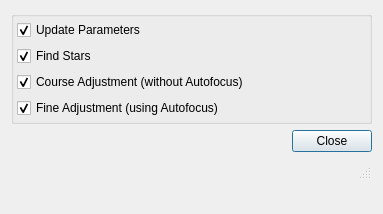
<?xml version="1.0" encoding="UTF-8"?>
<ui version="4.0">
 <class>focusAdvisorDialog</class>
 <widget class="QDialog" name="focusAdvisorDialog">
  <property name="geometry">
   <rect>
    <x>0</x>
    <y>0</y>
    <width>383</width>
    <height>214</height>
   </rect>
  </property>
  <property name="windowTitle">
   <string>Focus Advisor</string>
  </property>
  <layout class="QVBoxLayout" name="verticalLayout">
   <item>
    <widget class="QGroupBox" name="focusAdvGroupBox">
     <property name="title">
      <string/>
     </property>
     <property name="flat">
      <bool>true</bool>
     </property>
     <layout class="QGridLayout" name="gridLayout_2">
      <property name="leftMargin">
       <number>3</number>
      </property>
      <property name="topMargin">
       <number>3</number>
      </property>
      <property name="rightMargin">
       <number>3</number>
      </property>
      <property name="bottomMargin">
       <number>3</number>
      </property>
      <item row="0" column="3">
       <widget class="QCheckBox" name="focusAdvUpdateParams">
        <property name="sizePolicy">
         <sizepolicy hsizetype="Preferred" vsizetype="Fixed">
          <horstretch>0</horstretch>
          <verstretch>0</verstretch>
         </sizepolicy>
        </property>
        <property name="toolTip">
         <string>Check to have Focus Advisor update Focus parameters. Click Help to view the proposed changes.</string>
        </property>
        <property name="text">
         <string>Update Parameters</string>
        </property>
        <property name="checked">
         <bool>true</bool>
        </property>
       </widget>
      </item>
      <item row="1" column="3">
       <widget class="QCheckBox" name="focusAdvFindStars">
        <property name="sizePolicy">
         <sizepolicy hsizetype="Preferred" vsizetype="Fixed">
          <horstretch>0</horstretch>
          <verstretch>0</verstretch>
         </sizepolicy>
        </property>
        <property name="toolTip">
         <string>Check to have Focus Advisor search for stars. If you are close enough to Focus to see stars in the Focus frame then this step is not neccessary.</string>
        </property>
        <property name="text">
         <string>Find Stars</string>
        </property>
        <property name="checked">
         <bool>true</bool>
        </property>
       </widget>
      </item>
      <item row="0" column="4">
       <widget class="QLabel" name="focusAdvUpdateParamsLabel">
        <property name="enabled">
         <bool>false</bool>
        </property>
        <property name="text">
         <string/>
        </property>
       </widget>
      </item>
      <item row="1" column="4">
       <widget class="QLabel" name="focusAdvFindStarsLabel">
        <property name="enabled">
         <bool>true</bool>
        </property>
        <property name="text">
         <string/>
        </property>
       </widget>
      </item>
      <item row="3" column="3">
       <widget class="QCheckBox" name="focusAdvCourseAdj">
        <property name="sizePolicy">
         <sizepolicy hsizetype="Preferred" vsizetype="Fixed">
          <horstretch>0</horstretch>
          <verstretch>0</verstretch>
         </sizepolicy>
        </property>
        <property name="toolTip">
         <string>Check to have Focus Advisor find course focus. This will find an approximate focus position good enough to run Autofocus.</string>
        </property>
        <property name="text">
         <string>Course Adjustment (without Autofocus)</string>
        </property>
        <property name="checked">
         <bool>true</bool>
        </property>
       </widget>
      </item>
      <item row="4" column="3">
       <widget class="QCheckBox" name="focusAdvFineAdj">
        <property name="sizePolicy">
         <sizepolicy hsizetype="Preferred" vsizetype="Fixed">
          <horstretch>0</horstretch>
          <verstretch>0</verstretch>
         </sizepolicy>
        </property>
        <property name="toolTip">
         <string>Check to have Focus Advisor run Autofocus to make fine adjustments to focus parameters.</string>
        </property>
        <property name="text">
         <string>Fine Adjustment (using Autofocus)</string>
        </property>
        <property name="checked">
         <bool>true</bool>
        </property>
       </widget>
      </item>
      <item row="3" column="4">
       <widget class="QLabel" name="focusAdvCourseAdjLabel">
        <property name="text">
         <string/>
        </property>
       </widget>
      </item>
      <item row="4" column="4">
       <widget class="QLabel" name="focusAdvFineAdjLabel">
        <property name="text">
         <string/>
        </property>
       </widget>
      </item>
     </layout>
    </widget>
   </item>
   <item>
    <widget class="QDialogButtonBox" name="focusAdvButtonBox">
     <property name="sizePolicy">
      <sizepolicy hsizetype="Preferred" vsizetype="Fixed">
       <horstretch>0</horstretch>
       <verstretch>0</verstretch>
      </sizepolicy>
     </property>
     <property name="toolTip">
      <string>Close Focus Advisor</string>
     </property>
     <property name="orientation">
      <enum>Qt::Horizontal</enum>
     </property>
     <property name="standardButtons">
      <set>QDialogButtonBox::Close</set>
     </property>
    </widget>
   </item>
   <item>
    <widget class="QStatusBar" name="focusAdvStatusBar">
     <property name="sizePolicy">
      <sizepolicy hsizetype="Preferred" vsizetype="Fixed">
       <horstretch>0</horstretch>
       <verstretch>0</verstretch>
      </sizepolicy>
     </property>
    </widget>
   </item>
   <item>
    <spacer name="verticalSpacer">
     <property name="orientation">
      <enum>Qt::Vertical</enum>
     </property>
     <property name="sizeHint" stdset="0">
      <size>
       <width>20</width>
       <height>40</height>
      </size>
     </property>
    </spacer>
   </item>
  </layout>
 </widget>
 <resources/>
 <connections>
  <connection>
   <sender>focusAdvButtonBox</sender>
   <signal>accepted()</signal>
   <receiver>focusAdvisorDialog</receiver>
   <slot>accept()</slot>
   <hints>
    <hint type="sourcelabel">
     <x>248</x>
     <y>254</y>
    </hint>
    <hint type="destinationlabel">
     <x>157</x>
     <y>274</y>
    </hint>
   </hints>
  </connection>
  <connection>
   <sender>focusAdvButtonBox</sender>
   <signal>rejected()</signal>
   <receiver>focusAdvisorDialog</receiver>
   <slot>reject()</slot>
   <hints>
    <hint type="sourcelabel">
     <x>316</x>
     <y>260</y>
    </hint>
    <hint type="destinationlabel">
     <x>286</x>
     <y>274</y>
    </hint>
   </hints>
  </connection>
 </connections>
</ui>
